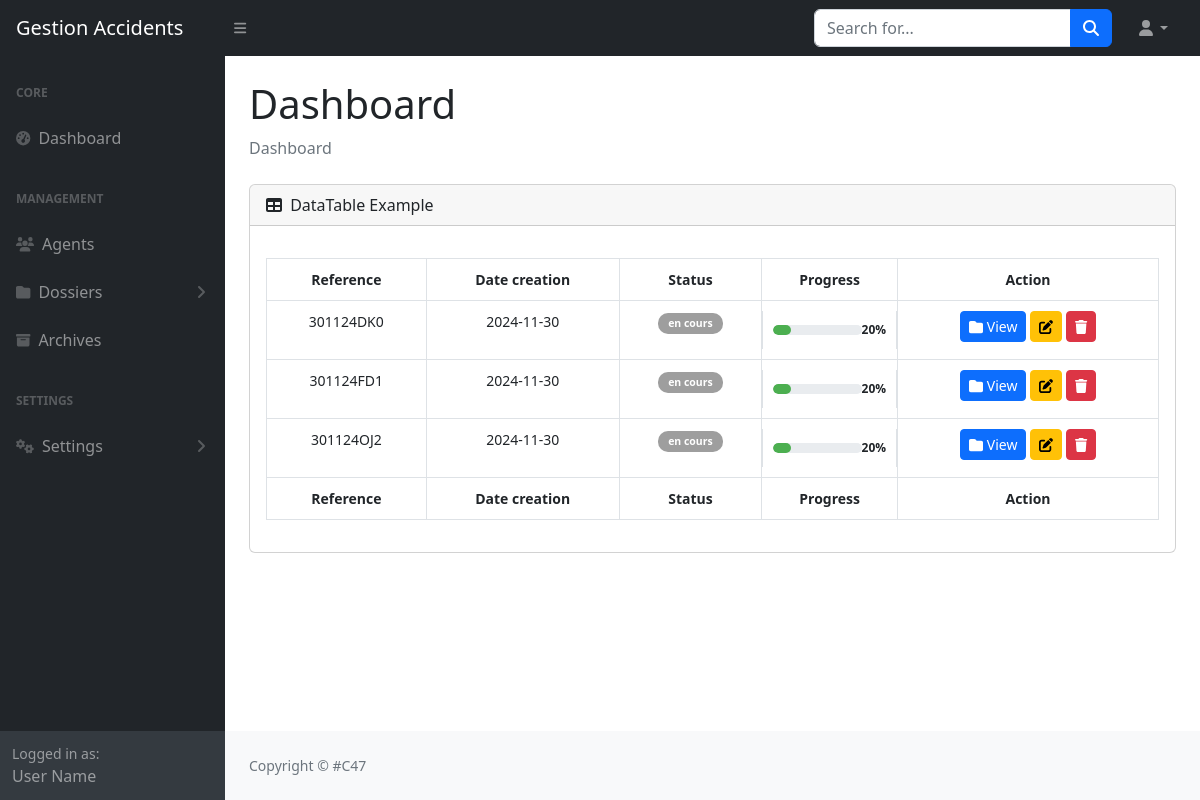
/Views/index.php?page=views_dos, run on an earlier commit of the app's database.
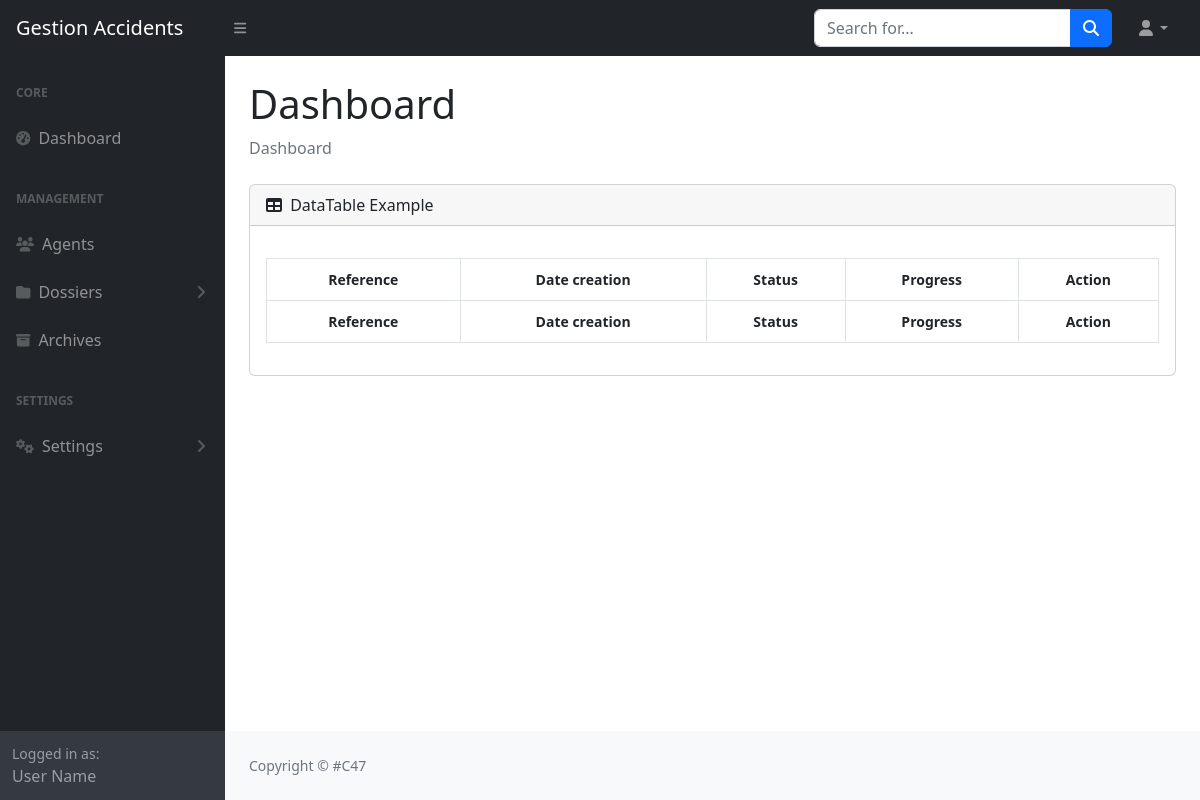
And on a later commit of the database.
### tables this page shows
CREATE TABLE `dossiers` (
  `id_dossier` int(11) NOT NULL,
  `reference` varchar(50) NOT NULL,
  `date_creation` date NOT NULL,
  `statut` varchar(25) NOT NULL DEFAULT 'en cours',
  `progress` int(25) NOT NULL DEFAULT 20,
  `date_derniere_consultation` timestamp NULL DEFAULT NULL,
  `id_agent` int(11) NOT NULL,
  `charts` varchar(11) NOT NULL
);

### Views/views_dos.php (the view, shortened to what this page needs)
<div id="layoutSidenav_content">
    <main>
        <div class="container-fluid px-4">
            <h1 class="mt-4">Dashboard</h1>
            <ol class="breadcrumb mb-4">
                <li class="breadcrumb-item active">Dashboard</li>
            </ol>
            <div class="card mb-4">
                <div class="card-header">
                    <i class="fas fa-table me-1"></i>
                    DataTable Example
                </div>
                <div class="card-body">
                    <table id="datatablesSimple" class="table table-bordered table-hover">
                        <thead>
                            <tr>
                                <th>Reference</th>
                                <th>Date creation</th>
                                <th>Status</th>
                                <th class="progg">Progress</th>
                                <th>Action</th>
                            </tr>
                        </thead>
                        <tfoot>
                            <tr>
                                <th>Reference</th>
                                <th>Date creation</th>
                                <th>Status</th>
                                <th class="progg">Progress</th>
                                <th>Action</th>
                            </tr>
                        </tfoot>
                        <tbody>
                            <?php
                            $dossiers_encoure_query = "SELECT * FROM dossiers WHERE statut != 'complet' AND progress >= 0 ORDER BY -date_creation";
                            $dossiers_encoure_queryresult = mysqli_query($conn, $dossiers_encoure_query);
                            $dossiers_encoure_rows = mysqli_fetch_all($dossiers_encoure_queryresult, MYSQLI_ASSOC);
                            foreach ($dossiers_encoure_rows as $row): ?>
                                <tr>
                                    <td><?php echo htmlspecialchars($row['reference']); ?></td>
                                    <td><?php echo htmlspecialchars($row['date_creation']); ?></td>
                                    <td>
                                        <span class="badge"
                                            style="background-color: <?php echo getStatusColor($row['statut']); ?>;">
                                            <?php echo htmlspecialchars($row['statut']); ?>
                                        </span>
                                    </td>
                                    <td class="progress-container progg">
                                        <div class="progress-line">
                                            <div class="fill"
                                                style="width: <?php echo htmlspecialchars($row['progress']); ?>%;">
                                            </div>
                                        </div>
                                        <div class="percentage">
                                            <?php echo htmlspecialchars($row['progress']); ?>%
                                        </div>
                                    </td>
                                    <td>
                                        <a class="btn btn-primary btn-sm"
                                            href="view_doc.php?id=<?php echo $row['id_dossier']; ?>">
                                            <i class="fas fa-folder"></i> View
                                        </a>
                                        <a class="btn btn-warning btn-sm"
                                            href="index.php?page=update_dossier&id=<?php echo $row['id_dossier']; ?>">
                                            <i class="fas fa-edit"></i>
                                        </a>
                                        <a class="btn btn-danger btn-sm"
                                            href="../Models/delete/delete_dossier.php?id=<?php echo $row['id_dossier']; ?>"
                                            onclick="return confirm('Are you sure you want to delete this dossier?');">
                                            <i class="fas fa-trash"></i>
                                        </a>
                                    </td>
                                </tr>
                            <?php endforeach; ?>
                        </tbody>
                    </table>
                </div>
            </div>
        </div>
    </main>
</div>

### Views/index.php (shortened to what this page needs)
<!DOCTYPE html>
<html lang="en">
<head>
    <?php include "components/header.php"; ?>
    <?php
    include '../Config/config.php';
    ?>
</head>
<body class="sb-nav-fixed">
    <?php include 'components/navbar.php' ?>
    <div id="layoutSidenav">
        <?php
        if (isset($_GET['page']) && $_GET['page'] == 'index') {
            include "dashboard.php";
        } else if (isset($_GET['page']) && $_GET['page'] == 'views_dos') {
            include "views_dos.php";
        } else if (isset($_GET['page']) && $_GET['page'] == 'view_doc' && isset($_GET['id'])) {
            $_GET['id'] = htmlspecialchars($_GET['id']);
            include "view_doc.php";
        } else if (isset($_GET['page']) && $_GET['page'] == 'creat_dos') {
            include "creat_dos.php";
        }
        ?>
    </div>
        <?php
        function getStatusColor($statut)
        {
            switch (strtolower($statut)) {
                default:
                    return '#9e9e9e';
            }
        }
        ?>
</body>
</html>

### Views/components/header.php (shortened to what this page needs)
<link href="https://cdn.jsdelivr.net/npm/simple-datatables@7.1.2/dist/style.min.css" rel="stylesheet" />
<link href="css/styles.css" rel="stylesheet" />

### Views/components/navbar.php (shortened to what this page needs)
<nav class="sb-topnav navbar navbar-expand navbar-dark bg-dark">
        <a class="navbar-brand ps-3" href="index.html">Gestion Accidents</a>
        <button class="btn btn-link btn-sm order-1 order-lg-0 me-4 me-lg-0" id="sidebarToggle" href="#!"><i
                class="fas fa-bars"></i></button>
        <form class="d-none d-md-inline-block form-inline ms-auto me-0 me-md-3 my-2 my-md-0">
            <div class="input-group">
                <input class="form-control" type="text" placeholder="Search for..." aria-label="Search for..."
                    aria-describedby="btnNavbarSearch" />
                <button class="btn btn-primary" id="btnNavbarSearch" type="button"><i
                        class="fas fa-search"></i></button>
            </div>
        </form>
        <ul class="navbar-nav ms-auto ms-md-0 me-3 me-lg-4">
            <li class="nav-item dropdown">
                <a class="nav-link dropdown-toggle" id="navbarDropdown" href="#" role="button" data-bs-toggle="dropdown"
                    aria-expanded="false"><i class="fas fa-user fa-fw"></i></a>
            </li>
        </ul>
    </nav>

### Views/index.php (style rules this page uses)
.table { width: 100%; margin: 1rem 0; border-collapse: collapse; font-size: 14px; }
.table th, .table td { padding: 10px; text-align: center; }
.progress-container { display: flex; align-items: center; justify-content: center; text-align: center; margin: 10px auto; }
.progress-line { display: flex; align-items: center; width: 80%; height: 20px; background: #e0e0e0; border-radius: 10px; overflow: hidden; position: relative; }
.progress-line .fill { background: #4caf50; height: 100%; width: 70%; transition: width 0.3s ease; }
.progress-container { width: 100%; max-width: 250px; }
.progress-line { background-color: #e9ecef; border-radius: 5px; height: 10px; }
.fill { height: 100%; border-radius: 5px; background-color: #4caf50; }
.percentage { font-size: 12px; font-weight: bold; text-align: right; }
.badge { padding: 5px 10px; border-radius: 10px; color: #fff; }

What changed in the data, as far as the page shows it:
removed dossiers: reference "301124DK0", date_creation "2024-11-30", statut "en cours", progress "20"
removed dossiers: reference "301124FD1", date_creation "2024-11-30", statut "en cours", progress "20"
removed dossiers: reference "301124OJ2", date_creation "2024-11-30", statut "en cours", progress "20"
